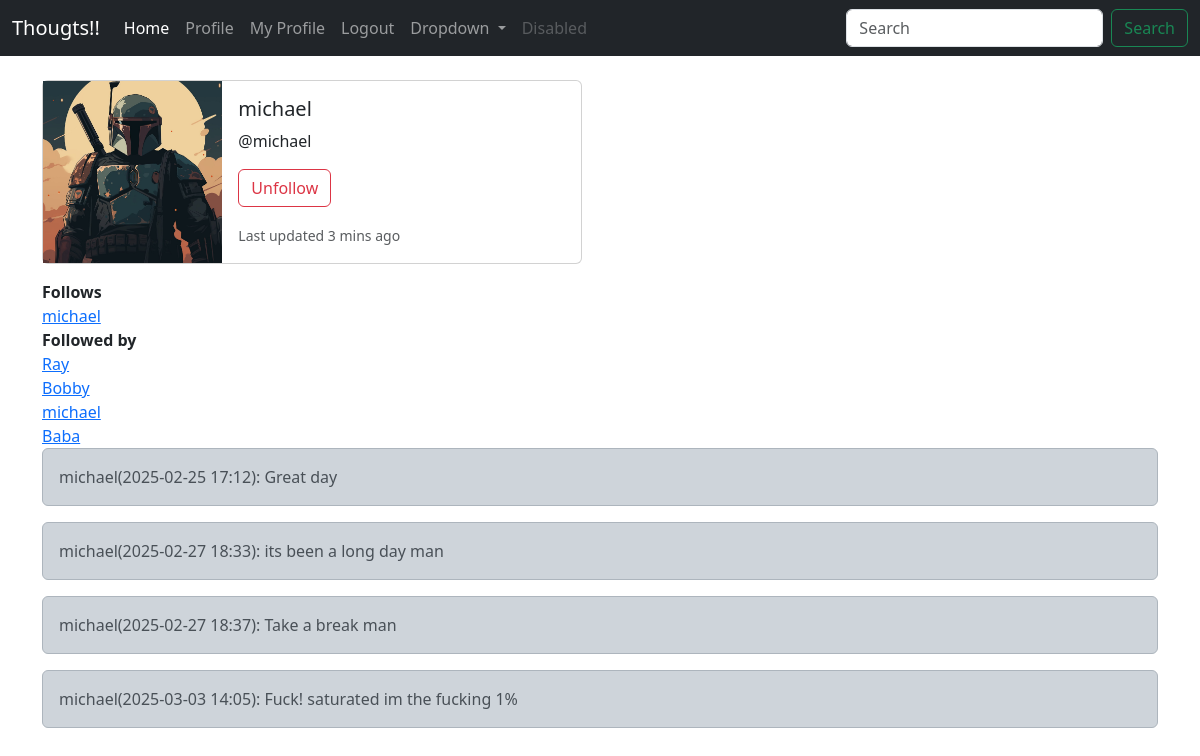
The app's page /profile/6 (signed in), older data.
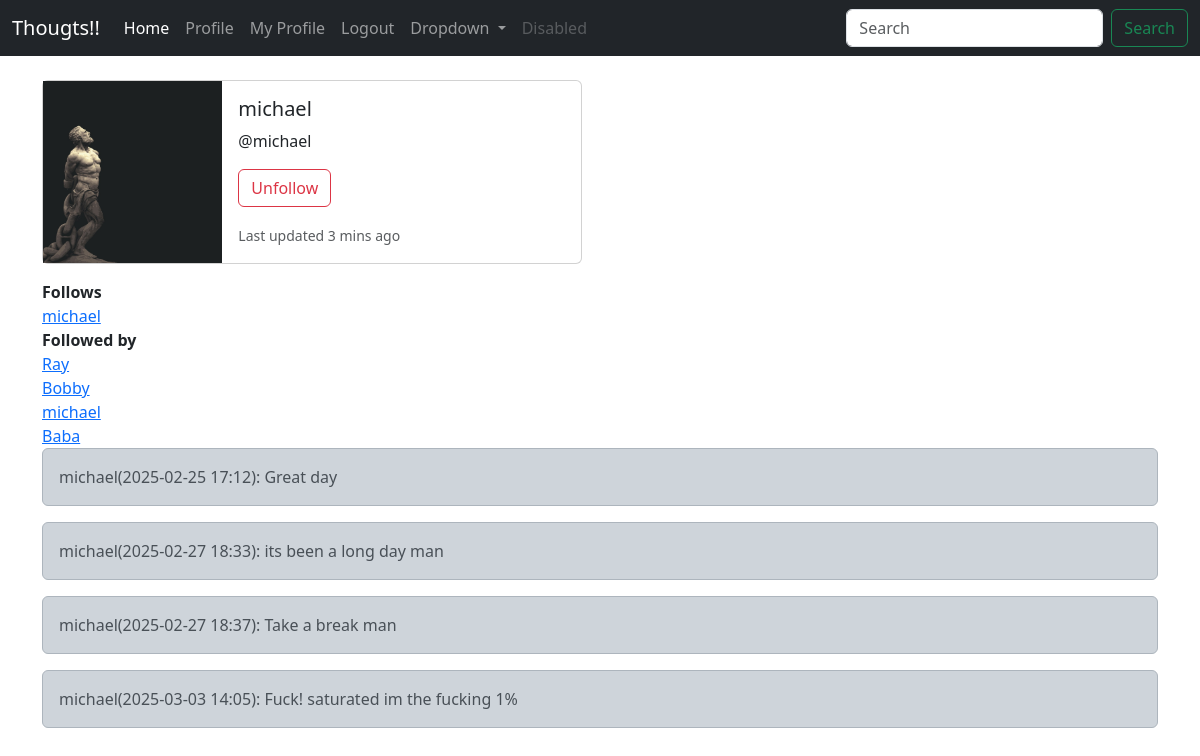
The same page, newer data.
### Thought/models.py (models this page shows)
class Profile(models.Model):
    user = models.OneToOneField(User, on_delete=models.CASCADE)
    follows = models.ManyToManyField('self', related_name ='followed_by',symmetrical=False, blank=True )
    date_modified = models.DateTimeField(auto_now=True)
    profile_image = models.ImageField(null=True, blank=True, upload_to='images/')
    def __str__(self):
        return self.user.username

class Thoughts(models.Model):
    user = models.ForeignKey(User, related_name='thoughts', on_delete= models.DO_NOTHING)
    body = models.CharField(max_length=200)
    created_at = models.DateTimeField(auto_now_add=True)
    def __str__(self):
        return f"{self.user}({self.created_at:%Y-%m-%d %H:%M}): {self.body}"

### Thought/views.py (the view, shortened to what this page needs)
# urls.py: path('profile/<int:pk>', views.profile, name='profile'),
def profile(request,pk):
    if request.user.is_authenticated:
        profile = Profile.objects.get(user_id = pk)
        thoughts = Thoughts.objects.filter(user_id = pk)
        return render(request,'profile.html', {'profile':profile,'thoughts':thoughts})
    else:
        return redirect('home')

### templates/profile.html (shortened to what this page needs)
{% extends 'base.html' %}
{% load static %}
{% block content %}
{% if profile %}
<div class="card mb-3" style="max-width: 540px;">
    <div class="row g-0">
      <div class="col-md-4">
        {% if profile.profile_image %}
        <img src="{{profile.profile_image.url}}" class="w-100 h-100 object-fit-cover" alt="...">
        {% else %}
        <img src="{% static 'images/profile.jpg' %}" class="img-fluid rounded-start" alt="...">
        {% endif %}
      </div>
      <div class="col-md-8">
        <div class="card-body">
          <h5 class="card-title">{{profile.user.username}}</h5>
          {% endif %}
          <p class="card-text">@{{profile.user.username|lower}}</p>
          <p><form method="POST">
            {% if profile in user.profile.follows.all %}
            <button class="btn btn-outline-danger" name="follow" value="unfollow" type="submit">Unfollow</button>
            {% else %}
            <button class="btn btn-outline-success" name="follow" value="follow" type="submit">Follow</button>
             {% endif %}
          </form></p>
          <p class="card-text"><small class="text-muted">Last updated 3 mins ago</small></p>
        </div>
      </div>
    </div>
  </div>
  <strong>Follows</strong><br/>
      {% for following in profile.follows.all %}
    <a href="{% url 'profile' following.user.id %}">{{following}}</a><br/>
    {% endfor %}
    <strong>Followed by</strong><br/>
    {% for following in profile.followed_by.all %}
    <a href="{% url 'profile' following.user.id %}">{{following}}</a><br/>
    {% endfor %}
    {% if thoughts %}
    {% for thought in thoughts %}
    <div class="alert alert-dark" role="alert">
        {{thought}}
      </div>
        {% endfor %}
        {% endif %}
{% endblock %}

### templates/base.html (shortened to what this page needs)
<!doctype html>
<html lang="en">
  <head>
    <link href="https://cdn.jsdelivr.net/npm/bootstrap@5.3.3/dist/css/bootstrap.min.css" rel="stylesheet">
  </head>
  <body>
    {% include 'navbar.html' %}<br/>
    <div class="container">
    {% block content %}
    {% endblock %}
    </div>
  </body>
</html>

### templates/navbar.html (shortened to what this page needs)
<nav class="navbar navbar-expand-lg navbar-dark bg-dark">
    <div class="container-fluid">
      <a class="navbar-brand" href="#">Thougts!!</a>
      <div class="collapse navbar-collapse" id="navbarSupportedContent">
        <ul class="navbar-nav me-auto mb-2 mb-lg-0">
          <li class="nav-item">
            <a class="nav-link active" aria-current="page" href="{% url 'home' %}">Home</a>
          </li>
          <li class="nav-item">
            <a class="nav-link" href="{% url 'profile_list' %}">Profile</a>
          </li>
          {% if user.is_authenticated %}
          <li class="nav-item">
            <a class="nav-link" href="{% url 'profile' user.id %}">My Profile</a>
          </li>
          <li class="nav-item">
            <a class="nav-link" href="{% url 'logout' %}">Logout</a>
          </li>
          {% endif %}
          <li class="nav-item dropdown">
            <a class="nav-link dropdown-toggle" href="#" role="button" data-bs-toggle="dropdown" aria-expanded="false">
              Dropdown
            </a>
          </li>
          <li class="nav-item">
            <a class="nav-link disabled" aria-disabled="true">Disabled</a>
          </li>
        </ul>
        <form class="d-flex" role="search">
          <input class="form-control me-2" type="search" placeholder="Search" aria-label="Search">
          <button class="btn btn-outline-success" type="submit">Search</button>
        </form>
      </div>
    </div>
  </nav>

Row changes from the older to the newer data that the page shows:
changed Profile "michael": profile_image: a different picture
